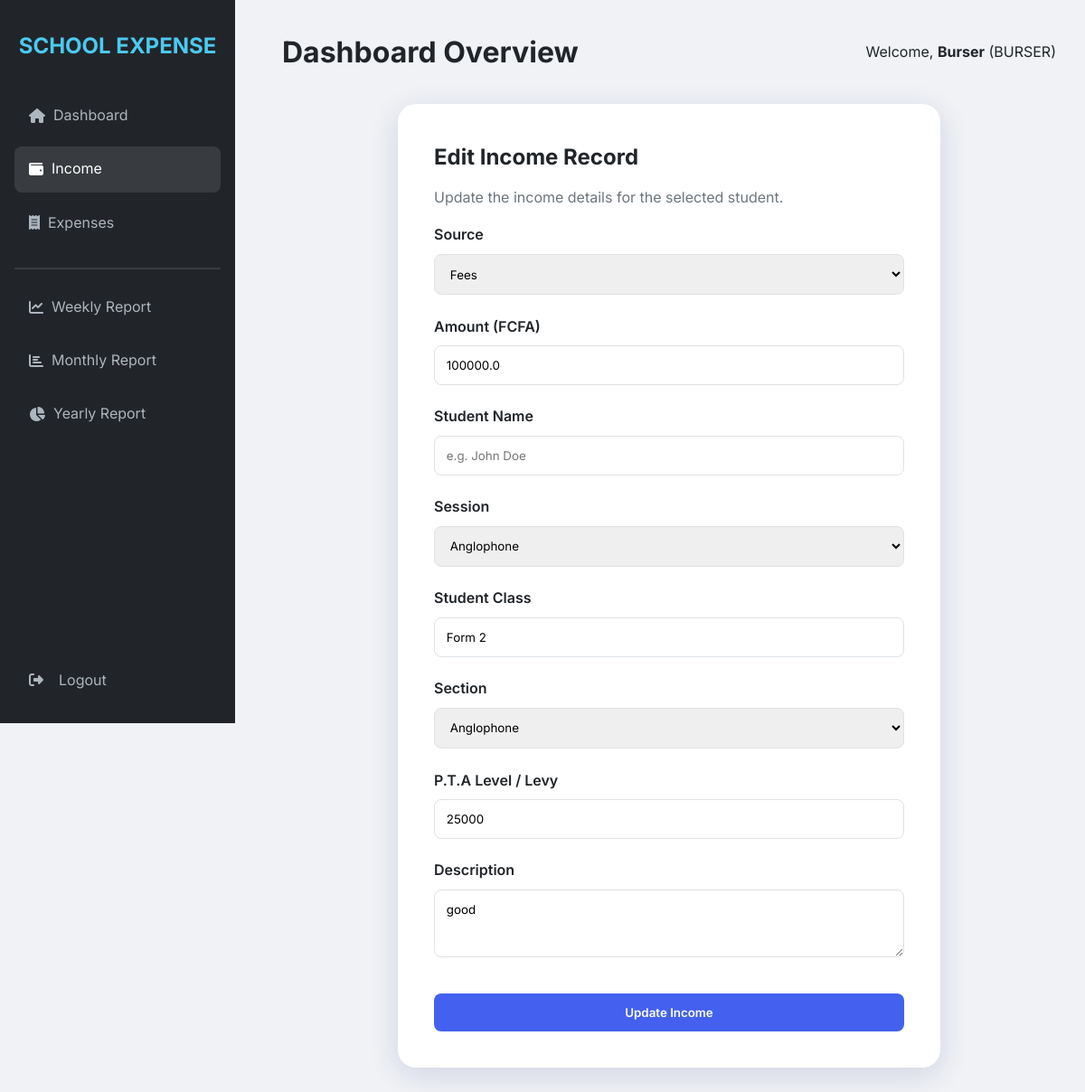
The app's page /income/edit/4 (signed in) with its own data.
### models.py (models this page shows, shortened)
class User(UserMixin, db.Model):
    id = db.Column(db.Integer, primary_key=True)
    username = db.Column(db.String(64), unique=True, nullable=False)
    email = db.Column(db.String(120), unique=True, nullable=False)
    password_hash = db.Column(db.String(512), nullable=False)  # Increased to 512 for scrypt hash
    role = db.Column(db.String(20), nullable=False)  # SUPER_ADMIN, PRINCIPAL, BURSER, ACCOUNTANT, SECRETARY

class Income(db.Model):
    id = db.Column(db.Integer, primary_key=True)
    amount = db.Column(db.Float, nullable=False)
    source = db.Column(db.String(100), nullable=False)
    student_name = db.Column(db.String(100))
    student_session = db.Column(db.String(100))  # Anglophone or Francophone
    student_class = db.Column(db.String(100))
    section = db.Column(db.String(100))
    pta_level = db.Column(db.String(100))
    description = db.Column(db.Text)
    date = db.Column(db.DateTime, default=datetime.utcnow)
    added_by = db.Column(db.Integer, db.ForeignKey('user.id'))

### routes.py (the view, shortened to what this page needs)
    @app.route('/income/edit/<int:income_id>', methods=['GET', 'POST'])
    @login_required
    def edit_income(income_id):
        role = (current_user.role or '').upper()
        if role != 'BURSER':
            flash('Access Denied', 'danger')
            return redirect(url_for('dashboard'))
        income = Income.query.get_or_404(income_id)
        form = IncomeForm(obj=income)
        raw_sections = get_school_setting('sections', 'Anglophone,Francophone') or ''
        parsed_sessions = [s.strip() for s in raw_sections.replace(',', '\n').splitlines() if s.strip()]
        if parsed_sessions:
            form.student_session.choices = [(session, session) for session in parsed_sessions]
        return render_template('income/edit_income.html', form=form, income=income)

### forms.py (shortened to what this page needs)
class IncomeForm(FlaskForm):
    amount = FloatField('Amount', validators=[DataRequired()])
    source = SelectField('Source', choices=[
        ('FEES', 'Fees'),
        ('PTA', 'P.T.A')
    ], validators=[DataRequired()])
    student_name = StringField('Student Name', validators=[Optional()])
    student_session = SelectField('Session (Anglophone / Francophone)', choices=[], validators=[Optional()])
    student_class = StringField('Student Class', validators=[Optional()])
    section = SelectField('Section', choices=[('Anglophone', 'Anglophone'), ('Francophone', 'Francophone')], validators=[Optional()])
    pta_level = StringField('P.T.A Level / Levy', validators=[Optional()])
    description = TextAreaField('Description')
    submit = SubmitField('Save Income')

### app.py (called while the page is built)
def create_app():
    app = Flask(__name__)
    app.config.from_object(Config)
    app.secret_key = app.config.get('SECRET_KEY')
    if app.config.get('ENV') == 'production' and app.secret_key in (None, '', 'change_this_dev_secret'):
        raise RuntimeError('SECRET_KEY must be set in environment for production deployment')
    CSRFProtect(app)
    db.init_app(app)
    login_manager = LoginManager()
    login_manager.login_view = 'login'
    login_manager.init_app(app)
    @login_manager.user_loader
    def load_user(user_id):
        return User.query.get(int(user_id))
    with app.app_context():
        db.create_all()
        fix_username_column(app)
        ensure_schema_columns(app)
        ensure_default_staff(app)
        ensure_default_school_settings(app)
        ensure_admin_user(app)
    register_routes(app)
    return app

### routes.py (called while the page is built)
def get_school_setting(key, default=None):
    setting = SchoolSetting.query.filter_by(key=key).first()
    return setting.value if setting else default

### templates/income/edit_income.html (shortened to what this page needs)
{% extends "base.html" %}
{% block content %}
<div class="form-container">
    <h2>Edit Income Record</h2>
    <p style="color: var(--gray); margin-bottom: 1rem;">Update the income details for the selected student.</p>
    <form method="POST" action="">
        <div class="form-group">
            <label>Source</label>
            {{ form.source(class="form-control") }}
        </div>
        <div class="form-group">
            <label>Amount (FCFA)</label>
            {{ form.amount(class="form-control", placeholder="e.g. 50000") }}
        </div>
        <div class="form-group">
            <label>Student Name</label>
            {{ form.student_name(class="form-control", placeholder="e.g. John Doe") }}
        </div>
        <div class="form-group">
            <label>Session</label>
            {{ form.student_session(class="form-control") }}
        </div>
        <div class="form-group">
            <label>Student Class</label>
            {{ form.student_class(class="form-control", placeholder="e.g. Primary 1") }}
        </div>
        <div class="form-group">
            <label>Section</label>
            {{ form.section(class="form-control") }}
        </div>
        <div class="form-group">
            <label>P.T.A Level / Levy</label>
            {{ form.pta_level(class="form-control", placeholder="e.g. Primary PTA Levy") }}
        </div>
        <div class="form-group">
            <label>Description</label>
            {{ form.description(class="form-control", rows="3") }}
        </div>
        <div style="margin-top: 2rem;">
            {{ form.submit(class="btn btn-primary", style="width: 100%", value='Update Income') }}
        </div>
    </form>
</div>
{% endblock %}

### templates/base.html (shortened to what this page needs)
<!DOCTYPE html>
<html lang="en">
<head>
    <link rel="stylesheet" href="{{ url_for('static', filename='css/style.css') }}">
    <link rel="stylesheet" href="https://cdnjs.cloudflare.com/ajax/libs/font-awesome/6.4.0/css/all.min.css">
</head>
<body>
    {% if current_user.is_authenticated %}
    <div class="app-container">
        <aside class="sidebar">
            <h2>SCHOOL EXPENSE</h2>
            <nav>
                <ul class="nav-links">
                    <li><a href="{{ url_for('dashboard') }}" class="{{ 'active' if request.endpoint == 'dashboard' }}"><i class="fas fa-home"></i> &nbsp; Dashboard</a></li>
                    <li><a href="{{ url_for('view_income') }}" class="{{ 'active' if 'income' in request.endpoint }}"><i class="fas fa-wallet"></i> &nbsp; Income</a></li>
                    <li><a href="{{ url_for('view_expenses') }}" class="{{ 'active' if 'expenses' in request.endpoint }}"><i class="fas fa-receipt"></i> &nbsp; Expenses</a></li>
                    <hr style="margin: 1rem 0; border: 0.5px solid rgba(255,255,255,0.1)">
                    <li><a href="{{ url_for('view_report', type='weekly') }}"><i class="fas fa-chart-line"></i> &nbsp; Weekly Report</a></li>
                    <li><a href="{{ url_for('view_report', type='monthly') }}"><i class="fas fa-chart-bar"></i> &nbsp; Monthly Report</a></li>
                    <li><a href="{{ url_for('view_report', type='yearly') }}"><i class="fas fa-chart-pie"></i> &nbsp; Yearly Report</a></li>
                    <li style="margin-top: auto;">
                        <form method="post" action="{{ url_for('logout') }}" style="margin: 0; width: 100%;">
                            <button type="submit" class="logout-btn">
                                <i class="fas fa-sign-out-alt"></i> &nbsp; Logout
                            </button>
                        </form>
                    </li>
                </ul>
            </nav>
        </aside>
        <main class="main-content">
            <header style="margin-bottom: 2rem; display: flex; justify-content: space-between; align-items: center;">
                <h1>{{ title if title else 'Dashboard Overview' }}</h1>
                <div class="user-info">
                    <span>Welcome, <strong>{{ current_user.username }}</strong> ({{ current_user.role }})</span>
                </div>
            </header>
            {% block content %}{% endblock %}
        </main>
    </div>
    {% else %}
        {% block login_content %}{% endblock %}
    {% endif %}
</body>
</html>

### static/css/style.css (style rules this page uses)
:root { --primary: #4361ee; --secondary: #3f37c9; --accent: #4895ef; --success: #4cc9f0; --warning: #f72585; --danger: #e63946; --dark: #212529; --light: #f8f9fa; --gray: #6c757d; --glass: rgba(255, 255, 255, 0.9); --shadow: 0 8px 32px 0 rgba(31, 38, 135, 0.15); }
* { margin: 0; padding: 0; box-sizing: border-box; font-family: 'Inter', -apple-system, BlinkMacSystemFont, "Segoe UI", Roboto, sans-serif; }
body { background: #f0f2f5; color: var(--dark); line-height: 1.6; overflow-x: auto; width: 100%; }
.app-container { display: flex; min-height: 100vh; width: 100%; }
.sidebar { width: 260px; background: var(--dark); color: white; padding: 2rem 1rem; position: fixed; height: 100vh; transition: all 0.3s ease; }
.sidebar h2 { font-size: 1.5rem; margin-bottom: 2rem; text-align: center; color: var(--success); font-weight: 700; }
.nav-links { list-style: none; display: flex; flex-direction: column; height: calc(100vh - 120px); }
.nav-links li { margin-bottom: 0.5rem; }
.nav-links a { color: #adb5bd; text-decoration: none; padding: 0.8rem 1rem; display: flex; align-items: center; border-radius: 8px; transition: 0.3s; }
.nav-links a:hover, .nav-links a.active { background: rgba(255, 255, 255, 0.1); color: white; }
.nav-links button { color: #adb5bd; padding: 0.8rem 1rem; display: flex; align-items: center; border-radius: 8px; transition: 0.3s; width: 100%; background: none; border: none; font-size: 1rem; cursor: pointer; font-family: inherit; }
.logout-btn { color: #adb5bd; padding: 0.8rem 1rem; display: flex; align-items: center; gap: 0.5rem; border-radius: 8px; transition: 0.3s; width: 100%; background: none; border: none; font-size: 1rem; cursor: pointer; font-family: inherit; }
.main-content { flex: 1; margin-left: 280px; padding: 2rem; min-width: 0; width: calc(100% - 280px); }
.form-container { max-width: 600px; margin: 2rem auto; background: white; padding: 2.5rem; border-radius: 20px; box-shadow: var(--shadow); }
.form-group { margin-bottom: 1.2rem; }
.form-group label { display: block; margin-bottom: 0.5rem; font-weight: 600; }
.form-control { width: 100%; padding: 0.8rem; border: 1px solid #dee2e6; border-radius: 8px; outline: none; transition: 0.3s; }
.form-container h2 { margin-bottom: 0.75rem; color: var(--dark); }
.form-container p { margin-bottom: 1.75rem; color: var(--gray); }
.form-container .form-group { margin-bottom: 1.4rem; }
.btn { padding: 0.8rem 1.5rem; border-radius: 8px; border: none; cursor: pointer; font-weight: 600; transition: 0.3s; display: inline-block; text-align: center; }
.btn-primary { background: var(--primary); color: white; }

### records on screen
User: username "Burser", role "BURSER"
Income: source "Fees", amount "100000.0", student_session "Anglophone", student_class "Form 2", section "Anglophone", pta_level "25000", description "good"

### other values on screen
{{ title if title else 'Dashboard Overview' }} "Dashboard Overview"
